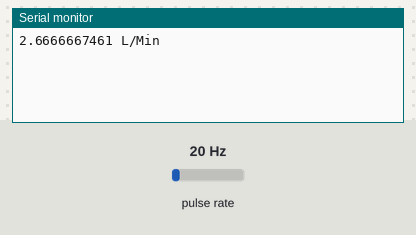
Recording of a sketch running on a simulated Arduino Uno, built with avr-gcc and run on an emulated ATmega328P. Parts: the last lines printed to the serial monitor. Wiring (inferred from the names in the program): pulse sensor: data pin 2. The test bench sets the inputs (shaded band); at power-on: pulse rate 20 Hz.

Above: at 1.2 s.
1.3 s: pulse rate (sensor on pin 2) set to 4 Hz
At 2.3 s:
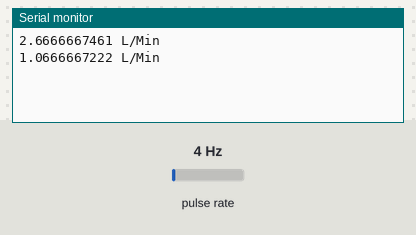
2.8 s: pulse rate (sensor on pin 2) set to 50 Hz
At 3.8 s:
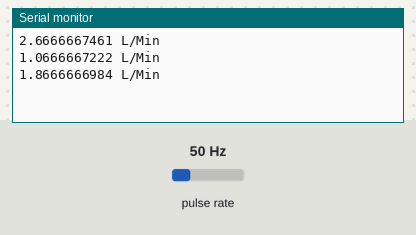
Timing chart, 0 to 5.8 s (numbered marks = the images above; inputs shaded):
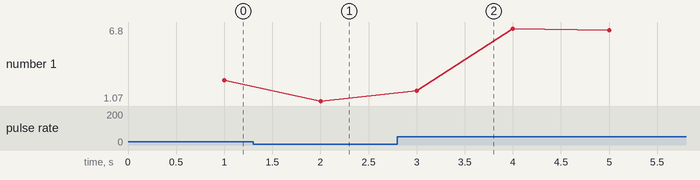

Measured:
- after the input at 1.3 s, the serial monitor: prints a new line after 0.70 s (image 1)
- after the input at 2.8 s, the serial monitor: prints a new line after 0.20 s (image 2)
- plotted number 1: 2.67 → 1.07 after the input at 1.3 s, 1.07 → 6.53 after the input at 2.8 s

The sketch:

flow-meter.ino
```cpp
//////////////////////////////////////////////////////////////////////////
/// Name        : flow-meter.ino
/// Description : Code for testing the flow meter YF-S201
/// Author      : Arthur MARIANO
/// Github      : https://github.com/arthurmio/Drinking-Water-Dispenser
/// Date        : 24/12/2021
//////////////////////////////////////////////////////////////////////////

#include <Arduino.h>
#include <Time.h>

//Time
volatile float currentTime = 0.00;
volatile float lastTime = 0.00;

// Flow Meter
const int flowMeterPin = 2;
const float factorK = 7.5;
volatile int pulse_freq = 0 ;
volatile float flow = 0.00;
volatile float waterVolume = 0.00;

void setup() {
  pinMode(flowMeterPin, INPUT);
  Serial.begin(9600);
  attachInterrupt(digitalPinToInterrupt(flowMeterPin), pulseFlow, RISING);
  currentTime = millis();
  lastTime = currentTime;
}

void loop() {
  currentTime = millis();
//  lastTime = currentTime;
  if(currentTime >= (lastTime + 1000)) // count always the flow every second
  {
      lastTime = currentTime;
      // Pulse frequency (Hz) = 7.5Q, Q is flow rate in L/min.
      flow = (pulse_freq / factorK); // flow in L/min
      pulse_freq = 0; // Reset Counter
      Serial.print(flow, DEC);
      Serial.println(" L/Min");
      //// Water Volume Counter (a changer en fonction du temps pour avoir uniquement le volume)
      //if(valve==1)
      //  waterVolume = volume(flow);
      //else
      //  waterVolume = 0;
  }
}

//// calcul of water volume
//float volume(float flow)
//{
//  waterVolume += flow;
//  return waterVolume;
//}

void pulseFlow() // interrupt fonction for flowMeter
{
  pulse_freq++;
}
```
